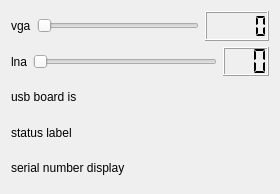
<?xml version="1.0" encoding="UTF-8"?>
<ui version="4.0">
 <class>hackrfWidget</class>
 <widget class="QWidget" name="hackrfWidget">
  <property name="geometry">
   <rect>
    <x>0</x>
    <y>0</y>
    <width>280</width>
    <height>194</height>
   </rect>
  </property>
  <property name="windowTitle">
   <string>HACKRF control</string>
  </property>
  <layout class="QVBoxLayout" name="verticalLayout">
   <item>
    <layout class="QHBoxLayout" name="horizontalLayout">
     <item>
      <widget class="QLabel" name="label_2">
       <property name="text">
        <string>vga</string>
       </property>
      </widget>
     </item>
     <item>
      <widget class="QSlider" name="vgaGainSlider">
       <property name="maximum">
        <number>62</number>
       </property>
       <property name="orientation">
        <enum>Qt::Horizontal</enum>
       </property>
      </widget>
     </item>
     <item>
      <widget class="QLCDNumber" name="vgagainDisplay">
       <property name="segmentStyle">
        <enum>QLCDNumber::Flat</enum>
       </property>
      </widget>
     </item>
    </layout>
   </item>
   <item>
    <layout class="QHBoxLayout" name="horizontalLayout_2">
     <item>
      <widget class="QLabel" name="label_3">
       <property name="text">
        <string>lna</string>
       </property>
      </widget>
     </item>
     <item>
      <widget class="QSlider" name="lnaGainSlider">
       <property name="maximum">
        <number>32</number>
       </property>
       <property name="orientation">
        <enum>Qt::Horizontal</enum>
       </property>
      </widget>
     </item>
     <item>
      <widget class="QLCDNumber" name="lnagainDisplay">
       <property name="digitCount">
        <number>3</number>
       </property>
       <property name="segmentStyle">
        <enum>QLCDNumber::Flat</enum>
       </property>
      </widget>
     </item>
    </layout>
   </item>
   <item>
    <widget class="QLabel" name="usb_board_id_display">
     <property name="text">
      <string>usb board is</string>
     </property>
    </widget>
   </item>
   <item>
    <widget class="QLabel" name="statusLabel">
     <property name="text">
      <string>status label</string>
     </property>
    </widget>
   </item>
   <item>
    <widget class="QLabel" name="serial_number_display">
     <property name="text">
      <string>serial number display</string>
     </property>
    </widget>
   </item>
  </layout>
 </widget>
 <resources/>
 <connections/>
</ui>
